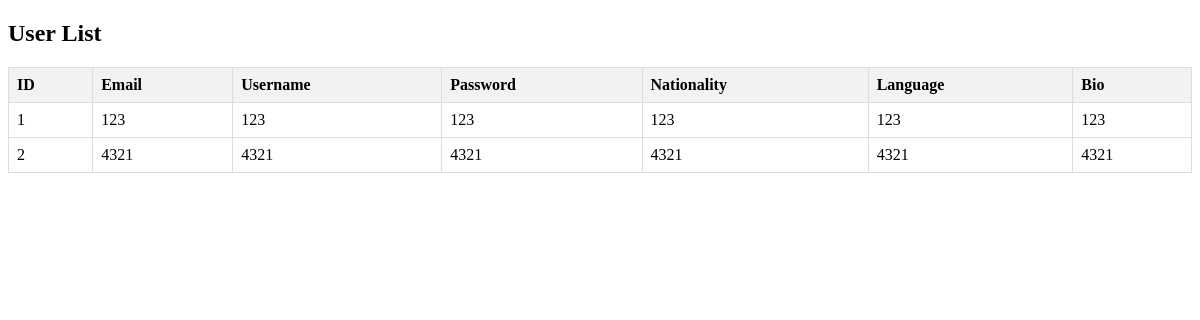
The app's page /users, older data.
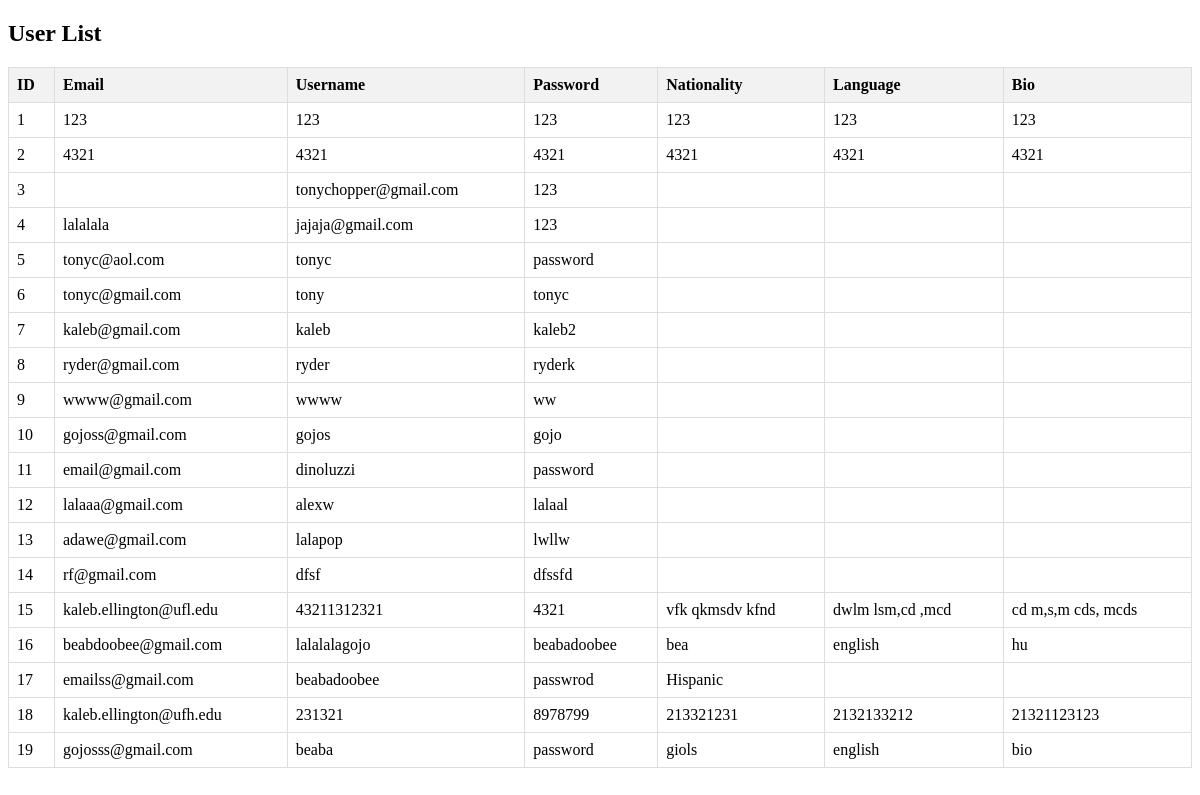
The same page, newer data.
### app.py (models this page shows)
class User(db.Model):
    __tablename__ = 'users'
    id = db.Column(db.Integer, primary_key=True)
    email = db.Column(db.String(100), unique=True, nullable=False)
    username = db.Column(db.String(50), unique=True, nullable=False)
    password = db.Column(db.String(100), nullable=False)
    language = db.Column(db.String(40), nullable=False)
    nationality = db.Column(db.String(50), nullable=False)
    bio = db.Column(db.String(300), nullable=True)

### app.py (the view)
@app.route('/users')
def display_users():
    users = User.query.all()
    return render_template('users.html', users=users)

### templates/users.html (shortened to what this page needs)
<!DOCTYPE html>
<html lang="en">
<head>
</head>
<body>
<h2>User List</h2>
<table>
    <thead>
    <tr>
        <th>ID</th>
        <th>Email</th>
        <th>Username</th>
        <th>Password</th>
        <th>Nationality</th>
        <th>Language</th>
        <th>Bio</th>
    </tr>
    </thead>
    <tbody>
    {% for user in users %}
    <tr>
        <td>{{ user.id }}</td>
        <td>{{ user.email }}</td>
        <td>{{ user.username }}</td>
        <td>{{ user.password }}</td>
        <td>{{ user.nationality }}</td>
        <td>{{ user.language }}</td>
        <td>{{ user.bio }}</td>
    </tr>
    {% endfor %}
    </tbody>

### templates/users.html (style rules this page uses)
table { border-collapse: collapse; width: 100%; }
th, td { border: 1px solid #ddd; padding: 8px; text-align: left; }
th { background-color: #f2f2f2; }

Row changes from the older to the newer data that the page shows:
added User: id "3", username "tonychopper@gmail.com", password "123"
added User: id "4", email "lalalala", username "jajaja@gmail.com", password "123"
added User: id "5", email "tonyc@aol.com", username "tonyc", password "password"
added User: id "6", email "tonyc@gmail.com", username "tony", password "tonyc"
added User: id "7", email "kaleb@gmail.com", username "kaleb", password "kaleb2"
added User: id "8", email "ryder@gmail.com", username "ryder", password "ryderk"
added User: id "9", email "wwww@gmail.com", username "wwww", password "ww"
added User: id "10", email "gojoss@gmail.com", username "gojos", password "gojo"
added User: id "11", email "email@gmail.com", username "dinoluzzi", password "password"
added User: id "12", email "lalaaa@gmail.com", username "alexw", password "lalaal"
added User: id "13", email "adawe@gmail.com", username "lalapop", password "lwllw"
added User: id "14", email "rf@gmail.com", username "dfsf", password "dfssfd"
added User: id "15", email "kaleb.ellington@ufl.edu", username "43211312321", password "4321", nationality "vfk qkmsdv kfnd", language "dwlm lsm,cd ,mcd", bio "cd m,s,m cds, mcds"
added User: id "16", email "beabdoobee@gmail.com", username "lalalalagojo", password "beabadoobee", nationality "bea", language "english", bio "hu"
added User: id "17", email "emailss@gmail.com", username "beabadoobee", password "passwrod", nationality "Hispanic"
added User: id "18", email "kaleb.ellington@ufh.edu", username "231321", password "8978799", nationality "213321231", language "2132133212", bio "21321123123"
added User: id "19", email "gojosss@gmail.com", username "beaba", password "password", nationality "giols", language "english", bio "bio"
